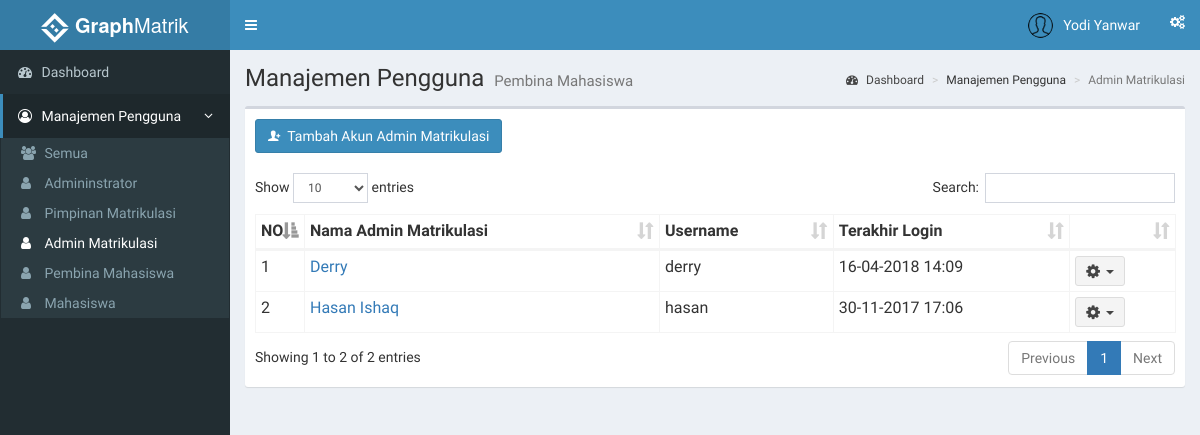
Before: /index.php?page=adminmatrik (signed in) with the older database file.
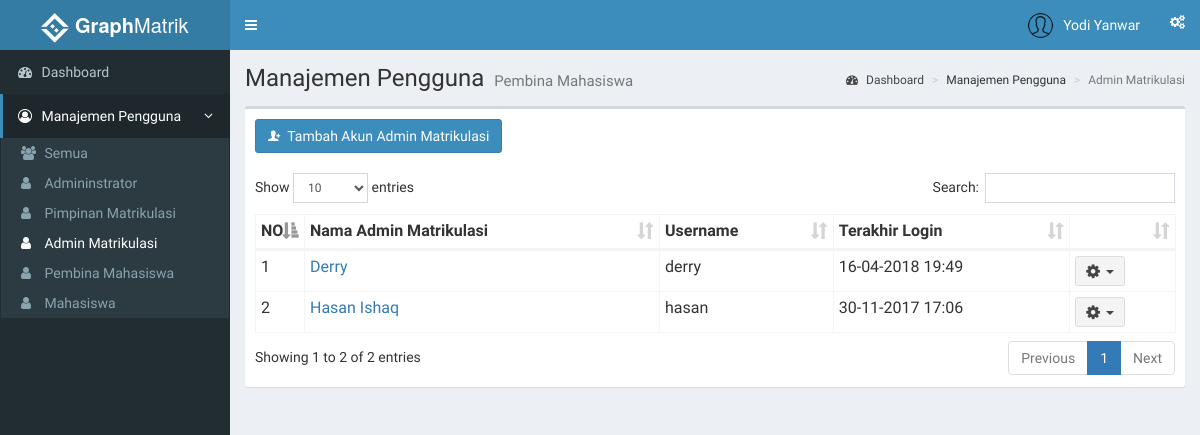
After: the same page with the newer database file.
### tables this page shows
CREATE TABLE `adminmatrik` (
  `id_adminmatrik` int(3) NOT NULL,
  `nama` varchar(35) NOT NULL,
  `telp` varchar(13) DEFAULT NULL,
  `email` varchar(35) DEFAULT NULL,
  `j_kelamin` varchar(15) NOT NULL,
  `tgl_lahir` date DEFAULT NULL,
  `id_user` int(11) DEFAULT NULL,
  `avatar` varchar(100) DEFAULT NULL
);

CREATE TABLE `users` (
  `id_user` int(11) NOT NULL,
  `username` varchar(30) NOT NULL,
  `password` varchar(50) NOT NULL,
  `password_default` int(1) NOT NULL,
  `level` int(11) NOT NULL,
  `last_login` datetime NOT NULL
);

### functions.php (called while the page is built, shortened)
<?php
	function tampilAdminmatrik(){
		$ambildata = mysql_query("SELECT adminmatrik.*, users.* FROM users INNER JOIN adminmatrik ON adminmatrik.id_user = users.id_user ORDER BY nama") or die(mysql_error());
		if (mysql_num_rows($ambildata) > 0) {
			while ($ad = mysql_fetch_assoc($ambildata))
				$data[] = $ad;
				return $data;
		} else{
			echo "Daftar pembina kosong";
		}
	}
 ?>

### role/admin/adminmatrik.php (the view, shortened to what this page needs)
<?php
  include 'functions.php';
 ?>
    <section class="content-header">
      <h1>
        Manajemen Pengguna
        <small>Pembina Mahasiswa</small>
      </h1>
      <ol class="breadcrumb">
        <li><a href="/simon"><i class="fa fa-dashboard"></i>&nbsp;Dashboard</a></li>
        <li>Manajemen Pengguna</li>
        <li class="active">Admin Matrikulasi</li>
      </ol>
    </section>
    <section class="content">
      <div class="row">
        <div class="col-xs-12">
          <div class="box">
            <div class="box-header">
             <button class="btn btn-primary" data-toggle="modal" data-target="#tambahPembina"><i class="ion ion-person-add"></i>&nbsp;&nbsp;Tambah Akun Admin Matrikulasi</button>
            </div>
            <div class="box-body">
              <table id="tablePembina" class="table table-bordered table-hover table-condensed">
                <thead>
                  <tr>
                    <th>NO</th>
                    <th>Nama Admin Matrikulasi</th>
                    <th>Username</th>
                    <th>Terakhir Login</th>
                    <th></th>
                  </tr>
                </thead>
                <tbody>
                  <?php
                    $dataAdminMatrik = tampilAdminmatrik();
                    $no = 1;
                    foreach($dataAdminMatrik as $row){
                   ?>
                <tr>
                  <td><?php echo $no ?></td>
                  <td><?php echo "<a href='index.php?page=adminmatrikdetails&id=".$row['id_user']."'>".$row['nama']."</a>" ?></td>
                  <td><?php echo $row['username'] ?></td>
                  <td><?php if ($row['last_login'] == '0000-00-00 00:00:00'){ echo 'Belum Pernah';}else{ echo date("d-m-Y H:i", strtotime($row['last_login'])) ;}
                  ?></td>
                  <td>
                    <div class="dropdown">
                      <button class="btn btn-default btn-sm dropdown-toggle " type="button" data-toggle="dropdown">
                        <i class="fa fa-cog fa-lg"></i>&nbsp;&nbsp;<span class="caret"></span>
                      </button>
                    </div>
                  </td>
                </tr>
                  <?php
                    $no++; }
                   ?>
                </tbody>
              </table>
            </div>
          </div>
        </div>
      </div>
    </section>

### index.php (shortened to what this page needs)
<html>
<head>
  <link rel="stylesheet" href="assets/css/bootstrap.min.css">
  <link rel="stylesheet" href="assets/css/font-awesome.min.css">
  <link rel="stylesheet" href="assets/css/bootstrap-material-datetimepicker.css" />
  <link rel="stylesheet" href="assets/css/ionicons.min.css">
  <link rel="stylesheet" href="assets/css/dataTables.bootstrap.min.css">
  <link rel="stylesheet" href="assets/css/AdminLTE.min.css">
  <link rel="stylesheet" href="assets/css/_all-skins.min.css">
  <link rel="stylesheet" href="assets/css/jquery-jvectormap.css">
  <link rel="stylesheet" href="assets/css/bootstrap-datepicker.min.css">
  <link rel="stylesheet" href="assets/css/bootstrap-timepicker.min.css">
  <link rel="stylesheet" href="assets/css/iCheck/all.css">
  <link rel="stylesheet" href="assets/css/daterangepicker.css">
  <link rel="stylesheet" href="assets/css/bootstrap3-wysihtml5.min.css">
  <link rel="stylesheet" href="assets/css/style.css">
</head>
<body class="hold-transition skin-blue sidebar-mini">
  <div class="wrapper">
    <header class="main-header">
      <a href="index.php" class="logo">
        <span class="logo-lg"><img src="assets/img/icon30.png">&nbsp;<b>Graph</b>Matrik</span>
      </a>
      <nav class="navbar navbar-static-top">
        <a href="#" class="sidebar-toggle" data-toggle="push-menu" role="button">
        </a>
        <div class="navbar-custom-menu">
          <ul class="nav navbar-nav">
            <li class="dropdown user user-menu">
              <a href="#" class="dropdown-toggle" data-toggle="dropdown">
                <img src=<?php echo "assets/img/user/".$_SESSION['ava']; ?> class="user-image" alt="User Image">
                <span class="hidden-xs"><?php echo $_SESSION['nama']; ?></span>
              </a>
                </li>
              </ul>
            <li>
              <a href="#" data-toggle="control-sidebar"><i class="fa fa-gears"></i></a>
            </li>
        </div>
      </nav>
    </header>
    <?php
      if ($_SESSION['role'] =='administrator') {
        include 'role/admin/sidebar.php';
      }
    ?>
  </div>
</body>
</html>

### role/admin/sidebar.php (shortened to what this page needs)
<aside class="main-sidebar">
  <section class="sidebar">
    <ul class="sidebar-menu" data-widget="tree">
      <li <?php
            if ($_SERVER['REQUEST_URI'] == '/simon/') {
               echo "class='active'";
            }
          ?>
      ><a href="/simon"><i class="fa fa-dashboard"></i> <span>Dashboard</span></a></li>
      <li class="treeview <?php
            if (isset($_GET['page'])) {
                  if ($_GET['page'] == 'users' || $_GET['page'] == 'administrator' || $_GET['page'] == 'pimpinan' || $_GET['page'] == 'adminmatrik' || $_GET['page'] == 'pembina' || $_GET['page'] == 'mahasiswa' || $_GET['page'] == 'pembinadetails' || $_GET['page'] == 'editpembina' || $_GET['page'] == 'mahasiswadetails' || $_GET['page'] == 'editmahasiswa'|| $_GET['page'] == 'adminmatrikdetails') {
                    echo ' active';
                  } else{
                    echo '';
                  }
                }
           ?>"
      >
        <a href="#">
          <i class="fa fa-user-circle-o"></i>
          <span>Manajemen Pengguna</span>
          <span class="pull-right-container">
            <i class="fa fa-angle-left pull-right"></i>
          </span>
        </a>
        <ul class="treeview-menu">
          <li <?php
                if (isset($_GET['page'])) {
                  if ($_GET['page'] == 'users') {
                    echo "class='active'";
                  }
                }
              ?>
          ><a href="?page=users"><i class="fa fa-users"></i> Semua</a></li>
          <li <?php
                if (isset($_GET['page'])) {
                  if ($_GET['page'] == 'administrator') {
                    echo "class='active'";
                  }
                }
              ?>
           ><a href="?page=administrator"><i class="fa fa-user"></i> Admininstrator</a></li>
          <li <?php
                if (isset($_GET['page'])) {
                  if ($_GET['page'] == 'pimpinan') {
                    echo "class='active'";
                  }
                }
              ?>
           ><a href="?page=pimpinan"><i class="fa fa-user"></i> Pimpinan Matrikulasi</a></li>
          <li <?php
                if (isset($_GET['page'])) {
                  if ($_GET['page'] == 'adminmatrik'|| $_GET['page'] == 'adminmatrikdetails') {
                    echo "class='active'";
                  }
                }
              ?>
           ><a href="?page=adminmatrik"><i class="fa fa-user"></i> Admin Matrikulasi</a></li>
          <li <?php
                if (isset($_GET['page'])) {
                  if ($_GET['page'] == 'pembina'|| $_GET['page'] == 'pembinadetails' || $_GET['page'] == 'editpembina') {
                    echo "class='active'";
                  }
                }
              ?>
           ><a href="?page=pembina"><i class="fa fa-user"></i> Pembina Mahasiswa</a></li>
          <li <?php
                if (isset($_GET['page'])) {
                  if ($_GET['page'] == 'mahasiswa'|| $_GET['page'] == 'mahasiswadetails' || $_GET['page'] == 'editmahasiswa') {
                    echo "class='active'";
                  }
                }
              ?>
           ><a href="?page=mahasiswa"><i class="fa fa-user"></i> Mahasiswa</a></li>
        </ul>
        </li>
    </ul>
  </section>
</aside>
<div class="content-wrapper">
  <?php
    if (isset($_GET['page'])) {
      if ($_GET['page'] == 'mahasiswa') {
        include 'mahasiswa.php';
      } else
      if ($_GET['page'] == 'users') {
        include 'users.php';
      } else
      if ($_GET['page'] == 'pembina') {
        include 'pembina.php';
      } else
      if ($_GET['page'] == 'adminmatrik') {
        include 'adminmatrik.php';
      }
    } else{
      include 'dashboard.php';
    }
  ?>
</div>

Changed rows visible on the page:
changed through a linked row, adminmatrik "Derry": id_user.last_login "16-04-2018 14:09" → "16-04-2018 19:49"
